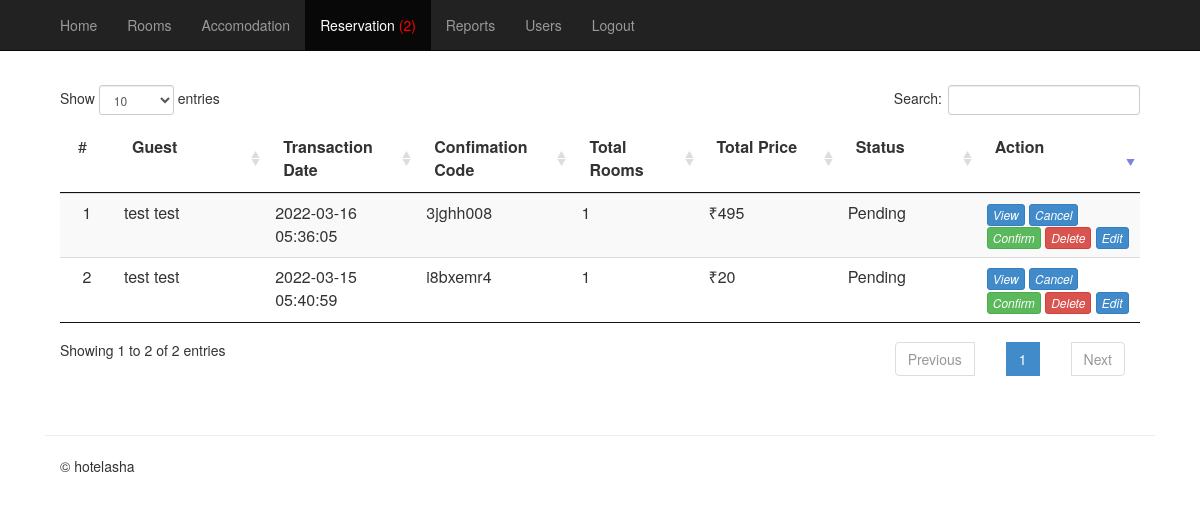
/admin/mod_reservation/index.php (signed in), run on the app's committed database.
### tables this page shows
CREATE TABLE `tblpayment` (
  `SUMMARYID` int(11) NOT NULL,
  `TRANSDATE` datetime NOT NULL,
  `CONFIRMATIONCODE` varchar(30) NOT NULL,
  `PQTY` int(11) NOT NULL,
  `GUESTID` int(11) NOT NULL,
  `SPRICE` double NOT NULL,
  `MSGVIEW` tinyint(1) NOT NULL,
  `STATUS` varchar(30) NOT NULL
);

CREATE TABLE `tblguest` (
  `GUESTID` int(11) NOT NULL,
  `REFNO` int(11) NOT NULL,
  `G_FNAME` varchar(30) NOT NULL,
  `G_LNAME` varchar(30) NOT NULL,
  `G_CITY` varchar(90) NOT NULL,
  `G_ADDRESS` varchar(90) NOT NULL,
  `DBIRTH` date NOT NULL,
  `G_PHONE` varchar(20) NOT NULL,
  `G_NATIONALITY` varchar(30) NOT NULL,
  `G_COMPANY` varchar(90) NOT NULL,
  `G_CADDRESS` varchar(90) NOT NULL,
  `G_TERMS` tinyint(4) NOT NULL,
  `G_EMAIL` varchar(99) NOT NULL,
  `G_UNAME` varchar(255) NOT NULL,
  `G_PASS` varchar(255) NOT NULL,
  `ZIP` int(11) NOT NULL,
  `LOCATION` varchar(125) NOT NULL
);

### admin/mod_reservation/index.php (called while the page is built, shortened)
<?php
require_once '../themes/backendTemplate.php';
?>

### includes/database.php (called while the page is built, shortened)
<?php
class Database {
	var $sql_string = '';
	private $conn;
	public function open_connection() {
		$this->conn = mysqli_connect(DB_SERVER,DB_USER,DB_PASS);
		if(!$this->conn){
			echo "Problem in database connection! Contact administrator!";
			exit();
		}else{
			$db_select = mysqli_select_db($this->conn,DB_NAME);
		}
	}
	function setQuery($sql='') {
		$this->sql_string=$sql;
	}
	function executeQuery() {
		$result = mysqli_query($this->conn,$this->sql_string);
		return $result;
	}
	private function confirm_query($result) {
		return $result;
	}
	function loadResultList( $key='' ) {
		$cur = $this->executeQuery();
		$array = array();
		while ($row = mysqli_fetch_object($cur)) {
			if ($key) {
				$array[$row->$key] = $row;
			} else {
				$array[] = $row;
			}
		}
		return $array;
	}
}
$mydb = new Database();
?>

### admin/mod_reservation/list.php (the view, shortened to what this page needs)
<div class="container">
			<div class="panel-body">
<form  method="post" action="processreservation.php?action=delete">
	<table id="table" class="table table-striped" cellspacing="0">
<thead>
<tr>
<td width="5%">#</td>
<td width="90"><strong>Guest</strong></td>
<td width="80"><strong>Transaction Date</strong></td>
<td width="80"><strong>Confimation Code</strong></td>
<td width="70"><strong>Total Rooms</strong></td>
<td width="80"><strong>Total Price</strong></td>
<td width="80"><strong>Status</strong></td>
<td width="100"><strong>Action</strong></td>
</tr>
</thead>
<tbody>
<?php
$mydb->setQuery("SELECT  p.`GUESTID`,`G_FNAME` ,  `G_LNAME` ,  `G_ADDRESS` ,  `TRANSDATE` ,  `CONFIRMATIONCODE` ,  `PQTY` ,  `SPRICE` ,`STATUS`
				FROM  `tblpayment` p,  `tblguest` g
				WHERE p.`GUESTID` = g.`GUESTID`
				ORDER BY p.`STATUS`='pending' desc ");
$cur = $mydb->loadResultList();
foreach ($cur as $result) {
?>
<tr>
<td width="5%" align="center"></td>
<td><?php echo $result->G_FNAME." ".$result->G_LNAME; ?></td>
<td><?php echo $result->TRANSDATE; ?></td>
<td><?php echo $result->CONFIRMATIONCODE; ?></td>
<td><?php echo $result->PQTY; ?></td>
<td>&#8377;<?php echo $result->SPRICE; ?></td>
<td><?php echo $result->STATUS; ?></td>
 <td >
	<?php
		if($result->STATUS == 'Confirmed'){ ?>
			<a href="index.php?view=view&code=<?php echo $result->CONFIRMATIONCODE; ?>" class="btn btn-primary btn-xs" ><i class="icon-edit">View</a>
			<a href="controller.php?action=cancel&code=<?php echo $result->CONFIRMATIONCODE; ?>" class="btn btn-primary btn-xs" ><i class="icon-edit">Cancel</a>
			<a href="controller.php?action=checkin&code=<?php echo $result->CONFIRMATIONCODE; ?>" class="btn btn-success btn-xs" ><i class="icon-edit">Check in</a>
			<a href="controller.php?action=delete&code=<?php echo $result->CONFIRMATIONCODE; ?>" class="btn btn-danger btn-xs"  ><i class="icon-edit">Delete</a>
			<a href="index.php?view=edit&code=<?php echo $result->CONFIRMATIONCODE; ?>&id=<?php echo $result->GUESTID; ?>" class="btn btn-primary btn-xs"  ><i class="icon-edit">Edit</a>
	<?php }else{
			?>
			<a href="index.php?view=view&code=<?php echo $result->CONFIRMATIONCODE; ?>" class="btn btn-primary btn-xs" ><i class="icon-edit">View</a>
			<a href="controller.php?action=cancel&code=<?php echo $result->CONFIRMATIONCODE; ?>" class="btn btn-primary btn-xs" ><i class="icon-edit">Cancel</a>
			<a href="controller.php?action=confirm&code=<?php echo $result->CONFIRMATIONCODE; ?>" class="btn btn-success btn-xs"  ><i class="icon-edit">Confirm</a>
			<a href="controller.php?action=delete&code=<?php echo $result->CONFIRMATIONCODE; ?>" class="btn btn-danger btn-xs"  ><i class="icon-edit">Delete</a>
			<a href="index.php?view=edit&code=<?php echo $result->CONFIRMATIONCODE; ?>&id=<?php echo $result->GUESTID; ?>" class="btn btn-primary btn-xs"  ><i class="icon-edit">Edit</a>
	<?php
		}
	?>
</td>
<?php }
?>
</table>
</form>
</div>

### admin/css/offcanvas.css (style rules this page uses)
body { padding-top: 70px; }

### data on the page
tblpayment: GUESTID.G_FNAME "test", GUESTID.G_LNAME "test", TRANSDATE "2022-03-16 05:36:05", CONFIRMATIONCODE "3jghh008", PQTY "1", SPRICE "495", STATUS "Pending"
tblpayment: GUESTID.G_FNAME "test", GUESTID.G_LNAME "test", TRANSDATE "2022-03-15 05:40:59", CONFIRMATIONCODE "i8bxemr4", PQTY "1", SPRICE "20", STATUS "Pending"

### other printed values
$result->Total "2"
